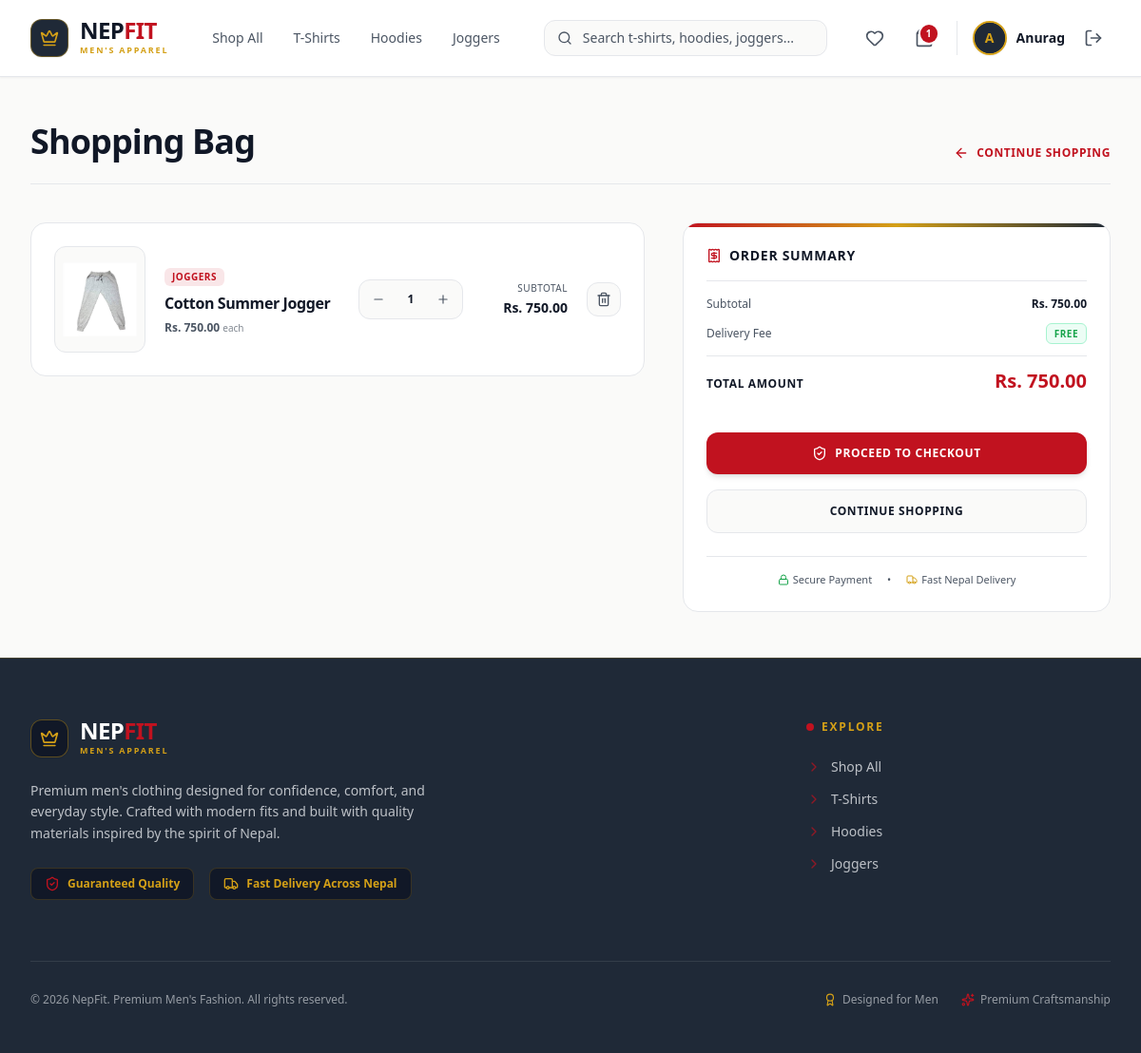
The page /cart/ (signed in) on the database as committed earlier.
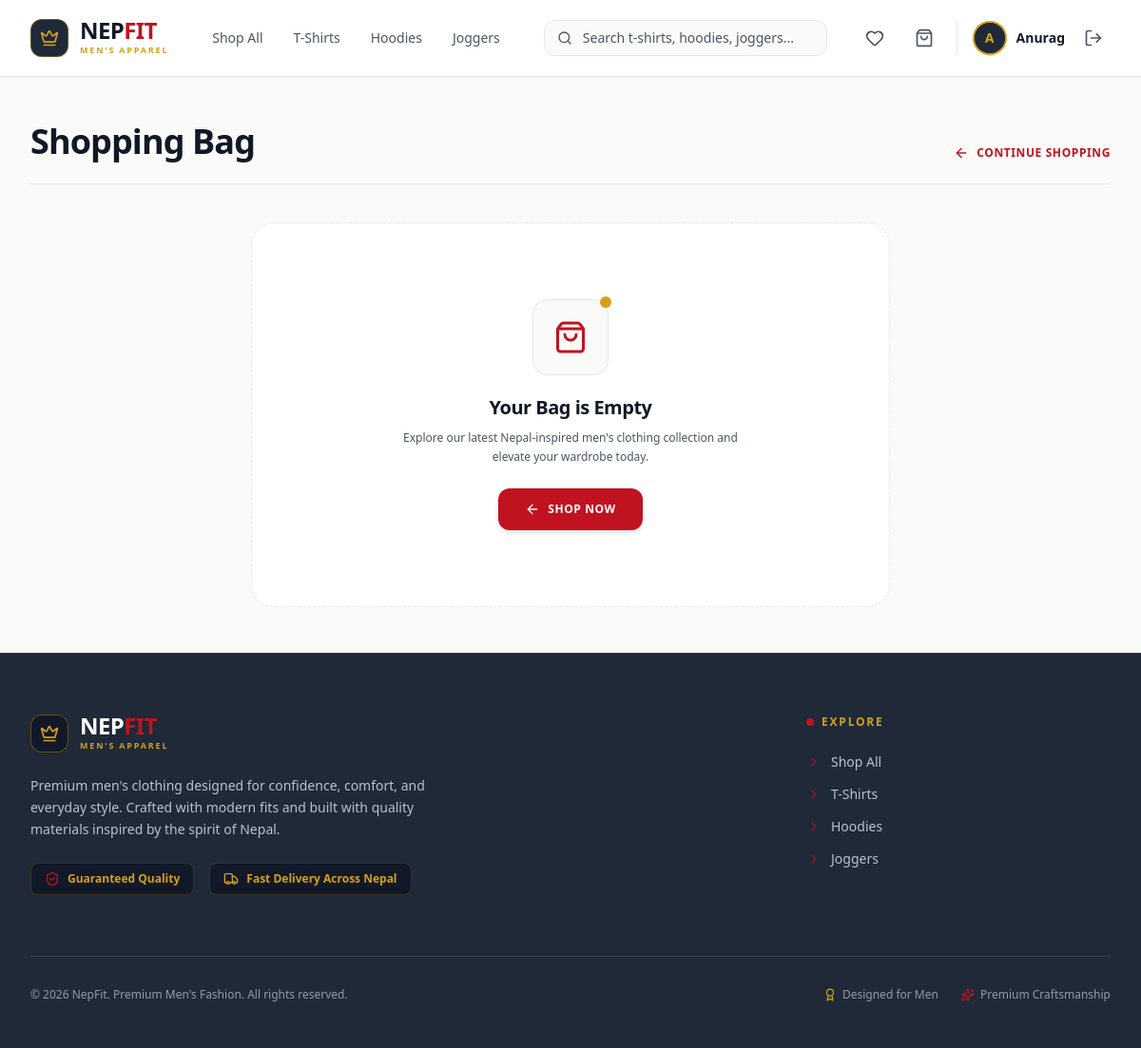
The same page on the database as committed later.
### nf_app/models.py (models this page shows, shortened)
class User(AbstractUser):
    phone = models.CharField(max_length=20, blank=True)
    address = models.TextField(blank=True)
    profile_picture = models.ImageField(upload_to='images/user/', blank=True, null=True)

class Cart(models.Model):
    customer = models.OneToOneField(User, on_delete=models.CASCADE, related_name='cart')

class CartItem(models.Model):
    cart = models.ForeignKey(Cart, on_delete=models.CASCADE, related_name='items')
    product = models.ForeignKey(Product, on_delete=models.CASCADE)
    selected_size = models.CharField(max_length=10, choices=Product.Size.choices, default=Product.Size.MEDIUM)
    quantity = models.PositiveIntegerField(default=1)
    @property
    def total_price(self):
        return self.product.price * self.quantity

class Product(models.Model):
    class Category(models.TextChoices):
        SHIRTS = 'shirts', 'Shirts'
        T_SHIRTS = 't_shirts', 'T-Shirts'
        PANTS = 'pants', 'Pants'
        HOODIES = 'hoodies', 'Hoodies'
        JACKETS = 'jackets', 'Jackets'
        SWEATSHIRTS = 'sweatshirts', 'Sweatshirts'
        JOGGERS = 'joggers', 'Joggers'
        SHORTS = 'shorts', 'Shorts'
    class Size(models.TextChoices):
        SMALL = 'S', 'Small'
        MEDIUM = 'M', 'Medium'
        LARGE = 'L', 'Large'
        XLARGE = 'XL', 'Extra Large'
        XXLARGE = 'XXL', 'Double Extra Large'
    name = models.CharField(max_length=255)
    brand = models.CharField(max_length=100, default='NepFit', help_text="Brand name (e.g., NepFit)")
    category = models.CharField(max_length=30, choices=Category.choices)
    size = models.CharField(max_length=10, choices=Size.choices, default=Size.MEDIUM, help_text="Default size for this product")
    description = models.TextField(help_text="Product details, fabric materials, and sizing guide.")
    price = models.DecimalField(max_digits=10, decimal_places=2)
    stock = models.PositiveIntegerField(default=10)
    product_image = models.ImageField(upload_to='images/products/')
    is_active = models.BooleanField(default=True)
    created_at = models.DateTimeField(auto_now_add=True)

### nf_app/views/cart_view.py (the view)
# urls.py: path('cart/', cart_view, name='cart'),
@login_required
def cart_view(request):
    if request.user.is_staff:
        messages.error(request, "Staff members cannot access the cart.")
        return redirect('home')
    cart, created = Cart.objects.get_or_create(customer=request.user)
    cart_items = CartItem.objects.filter(cart=cart)
    total_price = sum(item.product.price * item.quantity for item in cart_items)
    return render(request, 'main/cart_page.html', {'cart_items': cart_items, 'total_price': total_price})

### nf_app/templates/main/cart_page.html (shortened to what the changed rows need)
<!DOCTYPE html>
<html lang="en">
<head>
    {% load static %}
    <link href="{% static 'css/styles.css' %}" rel="stylesheet" />
</head>
<body class="bg-[#FAFAF9] text-[#4B5563] font-sans min-h-screen flex flex-col antialiased selection:bg-[#C1121F] selection:text-white">
    {% include 'components/_navbar.html' %}
    <main class="flex-grow max-w-7xl w-full mx-auto px-4 sm:px-6 lg:px-8 py-8 lg:py-12">
        <div class="mb-8 lg:mb-10 flex flex-col md:flex-row md:items-end justify-between gap-4 border-b border-[#E5E7EB] pb-6">
            <div>
                <h1 class="text-2xl sm:text-3xl lg:text-4xl font-extrabold tracking-tight text-[#111827]">
                    Shopping Bag
                </h1>
            </div>
        </div>
        {% if cart_items %}
            <div class="grid grid-cols-1 lg:grid-cols-12 gap-8 lg:gap-10 items-start">
                <div class="lg:col-span-7 xl:col-span-8 space-y-4">
                    {% for item in cart_items %}
                        <div class="bg-[#FFFFFF] border border-[#E5E7EB] rounded-2xl p-4 sm:p-6 flex flex-col sm:flex-row items-stretch sm:items-center justify-between gap-5 hover:border-[#D4A017]/40 transition-all shadow-xs group">
                            <div class="flex items-center gap-4 sm:gap-5 flex-1 min-w-0">
                                <div class="w-20 h-24 sm:w-24 sm:h-28 bg-[#FAFAF9] border border-[#E5E7EB] rounded-xl overflow-hidden flex items-center justify-center p-2 shrink-0 group-hover:bg-white transition-colors relative">
                                    {% if item.product.product_image %}
                                        <img src="{{ item.product.product_image.url }}" alt="{{ item.product.name }}" class="w-full h-full object-contain rounded-lg">
                                    {% else %}
                                        <i data-lucide="image-off" class="w-8 h-8 text-[#E5E7EB]"></i>
                                    {% endif %}
                                </div>
                                <div class="space-y-1.5 flex-1 min-w-0">
                                    <span class="inline-block text-[10px] font-bold uppercase tracking-wider text-[#C1121F] bg-[#C1121F]/10 px-2 py-0.5 rounded-md">
                                        {{ item.product.get_category_display }}
                                    </span>
                                    <h3 class="font-bold text-[#111827] text-base tracking-tight truncate group-hover:text-[#C1121F] transition-colors">
                                        {{ item.product.name }}
                                    </h3>
                                    <p class="text-xs font-semibold text-[#4B5563]">
                                        Rs. {{ item.product.price|floatformat:2 }} <span class="text-[10px] font-normal text-[#4B5563]/70">each</span>
                                    </p>
                                </div>
                            </div>
                            <div class="flex items-center justify-between sm:justify-end gap-5 border-t sm:border-t-0 border-[#E5E7EB] pt-3 sm:pt-0 shrink-0">
                                <div class="flex items-center bg-[#FAFAF9] border border-[#E5E7EB] rounded-xl p-1 shadow-2xs">
                                    <a href="/cart/decrease/{{ item.product.id }}/" class="w-8 h-8 rounded-lg flex items-center justify-center text-[#4B5563] hover:text-[#C1121F] hover:bg-[#FFFFFF] transition-all" aria-label="Decrease quantity">
                                        <i data-lucide="minus" class="w-3.5 h-3.5"></i>
                                    </a>
                                    <span class="w-9 text-center text-xs font-bold text-[#111827]">
                                        {{ item.quantity }}
                                    </span>
                                    <a href="/cart/increase/{{ item.product.id }}/" class="w-8 h-8 rounded-lg flex items-center justify-center text-[#4B5563] hover:text-[#C1121F] hover:bg-[#FFFFFF] transition-all" aria-label="Increase quantity">
                                        <i data-lucide="plus" class="w-3.5 h-3.5"></i>
                                    </a>
                                </div>
                                <div class="text-right min-w-[90px]">
                                    <span class="text-[10px] text-[#4B5563] block font-medium uppercase tracking-wider">Subtotal</span>
                                    <span class="text-sm font-extrabold text-[#111827]">Rs. {{ item.total_price|floatformat:2 }}</span>
                                </div>
                                <a href="/cart/remove/{{ item.product.id }}/" class="w-9 h-9 bg-[#FAFAF9] hover:bg-[#B91C1C]/10 border border-[#E5E7EB] hover:border-[#B91C1C]/30 text-[#4B5563] hover:text-[#B91C1C] rounded-xl transition-all flex items-center justify-center shrink-0" title="Remove Item">
                                    <i data-lucide="trash-2" class="w-4 h-4"></i>
                                </a>
                            </div>
                        </div>
                    {% endfor %}
                </div>
                <div class="lg:col-span-5 xl:col-span-4 lg:sticky lg:top-24">
                    <div class="bg-[#FFFFFF] border border-[#E5E7EB] rounded-2xl p-6 shadow-xs relative overflow-hidden">
                        <div class="h-1 bg-gradient-to-r from-[#C1121F] via-[#D4A017] to-[#1F2937] absolute top-0 left-0 right-0"></div>
                        <h2 class="text-sm font-extrabold uppercase tracking-wider text-[#111827] border-b border-[#E5E7EB] pb-4 flex items-center gap-2">
                            <i data-lucide="receipt" class="w-4 h-4 text-[#C1121F]"></i>
                            Order Summary
                        </h2>
                        <div class="space-y-3 py-4">
                            <div class="flex justify-between items-center text-xs">
                                <span class="text-[#4B5563] font-medium">Subtotal</span>
                                <span class="font-bold text-[#111827]">Rs. {{ total_price|floatformat:2 }}</span>
                            </div>
                            <div class="flex justify-between items-center text-xs">
                                <span class="text-[#4B5563] font-medium">Delivery Fee</span>
                                <span class="font-extrabold text-[#16A34A] uppercase tracking-wider text-[10px] bg-emerald-50 px-2 py-0.5 rounded-md border border-emerald-200">Free</span>
                            </div>
                            <div class="border-t border-[#E5E7EB] pt-3 flex justify-between items-baseline">
                                <span class="text-xs font-bold uppercase tracking-wider text-[#111827]">Total Amount</span>
                                <span class="text-xl font-black text-[#C1121F]">Rs. {{ total_price|floatformat:2 }}</span>
                            </div>
                        </div>
                        <form method="POST" action="/payment/initiate/" class="space-y-4 pt-2">
                            <button type="button" id="action_button" class="w-full bg-[#C1121F] hover:bg-[#9B0D18] text-white font-bold py-3.5 px-6 rounded-xl text-xs uppercase tracking-wider transition-all flex items-center justify-center gap-2 shadow-md hover:shadow-lg cursor-pointer">
                                <i data-lucide="shield-check" class="w-4 h-4"></i>
                                <span id="button_text">Proceed to Checkout</span>
                            </button>
                            <a href="/products/" class="w-full bg-[#FAFAF9] hover:bg-[#E5E7EB] text-[#111827] font-bold py-3.5 px-6 rounded-xl text-xs uppercase tracking-wider transition-all flex items-center justify-center gap-2 border border-[#E5E7EB]">
                                Continue Shopping
                            </a>
                        </form>
                        <div class="mt-6 pt-4 border-t border-[#E5E7EB] flex items-center justify-center gap-4 text-[#4B5563] text-[11px]">
                            <span class="flex items-center gap-1">
                                <i data-lucide="lock" class="w-3 h-3 text-[#16A34A]"></i>
                                Secure Payment
                            </span>
                            <span>•</span>
                            <span class="flex items-center gap-1">
                                <i data-lucide="truck" class="w-3 h-3 text-[#D4A017]"></i>
                                Fast Nepal Delivery
                            </span>
                        </div>
                    </div>
                </div>
            </div>
        {% else %}
            <div class="flex flex-col items-center justify-center text-center py-20 px-4 border border-dashed border-[#E5E7EB] rounded-3xl bg-[#FFFFFF] shadow-xs max-w-2xl mx-auto">
                <div class="w-20 h-20 bg-[#FAFAF9] rounded-2xl flex items-center justify-center border border-[#E5E7EB] mb-5 shadow-2xs relative">
                    <div class="absolute -top-1 -right-1 w-3 h-3 bg-[#D4A017] rounded-full"></div>
                    <i data-lucide="shopping-bag" class="w-9 h-9 text-[#C1121F]"></i>
                </div>
                <h3 class="text-[#111827] font-extrabold text-xl tracking-tight">Your Bag is Empty</h3>
                <p class="text-xs text-[#4B5563] mt-2 max-w-sm leading-relaxed mb-6">Explore our latest Nepal-inspired men's clothing collection and elevate your wardrobe today.</p>
                <a href="/products/" class="bg-[#C1121F] hover:bg-[#9B0D18] text-white font-bold px-7 py-3.5 rounded-xl text-xs uppercase tracking-wider transition-all flex items-center gap-2 shadow-md hover:shadow-lg">
                    <i data-lucide="arrow-left" class="w-4 h-4"></i>
                    Shop Now
                </a>
            </div>
        {% endif %}
    </main>
</body>
</html>

### nf_app/templates/components/_navbar.html (shortened to what the changed rows need)
<header class="sticky top-0 z-50 bg-[#FFFFFF] border-b border-[#E5E7EB] shadow-sm">
    <nav class="max-w-7xl mx-auto px-4 sm:px-6 lg:px-8">
        <div class="flex items-center justify-between h-20 gap-4 md:gap-8">
            <div class="flex items-center gap-2 sm:gap-4">
                {% if not request.user.is_staff %}
                    <a href="/wishlist/" class="p-2 text-[#4B5563] hover:text-[#C1121F] hover:bg-[#FAFAF9] rounded-lg transition relative">
                        <i data-lucide="heart" class="w-5 h-5"></i>
                    </a>
                    <a href="/cart/" class="p-2 text-[#4B5563] hover:text-[#C1121F] hover:bg-[#FAFAF9] rounded-lg transition relative">
                        <i data-lucide="shopping-bag" class="w-5 h-5"></i>
                        {% if user.is_authenticated and user.cart.items.exists %}
                            <span class="absolute top-1 right-1 px-1.5 py-0.5 bg-[#C1121F] text-white text-[10px] font-black rounded-full ring-2 ring-[#FFFFFF]">
                                {{ user.cart.items.count }}
                            </span>
                        {% endif %}
                    </a>
                {% endif %}
                {% if user.is_authenticated %}
                    <div class="flex items-center gap-3 border-l border-[#E5E7EB] pl-3 sm:pl-4">
                        <a href="/profile/" class="flex items-center gap-2.5 group">
                            <div class="w-9 h-9 rounded-full overflow-hidden border-2 border-[#D4A017] bg-[#1F2937] group-hover:border-[#C1121F] transition-colors shadow-sm">
                                {% if user.profile_picture %}
                                    <img src="{{ user.profile_picture.url }}" alt="{{ user.username }}" class="w-full h-full object-cover">
                                {% else %}
                                    <div class="w-full h-full flex items-center justify-center text-[#D4A017] font-bold text-sm bg-[#1F2937]">
                                        <span>{{ user.username|slice:":1"|upper }}</span>
                                    </div>
                                {% endif %}
                            </div>
                            <span class="hidden md:inline-block text-sm font-bold text-[#111827] group-hover:text-[#C1121F] transition-colors max-w-[110px] truncate">
                                {{ user.username }}
                            </span>
                        </a>
                        <a href="/logout/" class="p-2 text-[#4B5563] hover:text-[#B91C1C] hover:bg-[#FAFAF9] rounded-lg transition" title="Logout">
                            <i data-lucide="log-out" class="w-5 h-5"></i>
                        </a>
                    </div>
                {% endif %}
            </div>
        </div>
    </nav>
</header>

Rows that differ between the two databases and show on the page:
removed CartItem: product.product_image (picture), product.category "JOGGERS", product.name "Cotton Summer Jogger", product.price "750.00", quantity "1", total_price "750.00"
shown differently, row unchanged: User "Anurag": cart.items.count "1" → (not shown)
Other text that changed with them:
{{ total_price|floatformat:2 }}: "750.00" → (not shown)
text no longer shown: "ORDER SUMMARY Subtotal Rs. Delivery Fee FREE TOTAL AMOUNT Rs. PROCEED TO CHECKOUT CONTINUE SHOPPING Secure Payment • Fast Nepal Delivery"
text now shown: "Your Bag is Empty Explore our latest Nepal-inspired men's clothing collection and elevate your wardrobe today. SHOP NOW"
